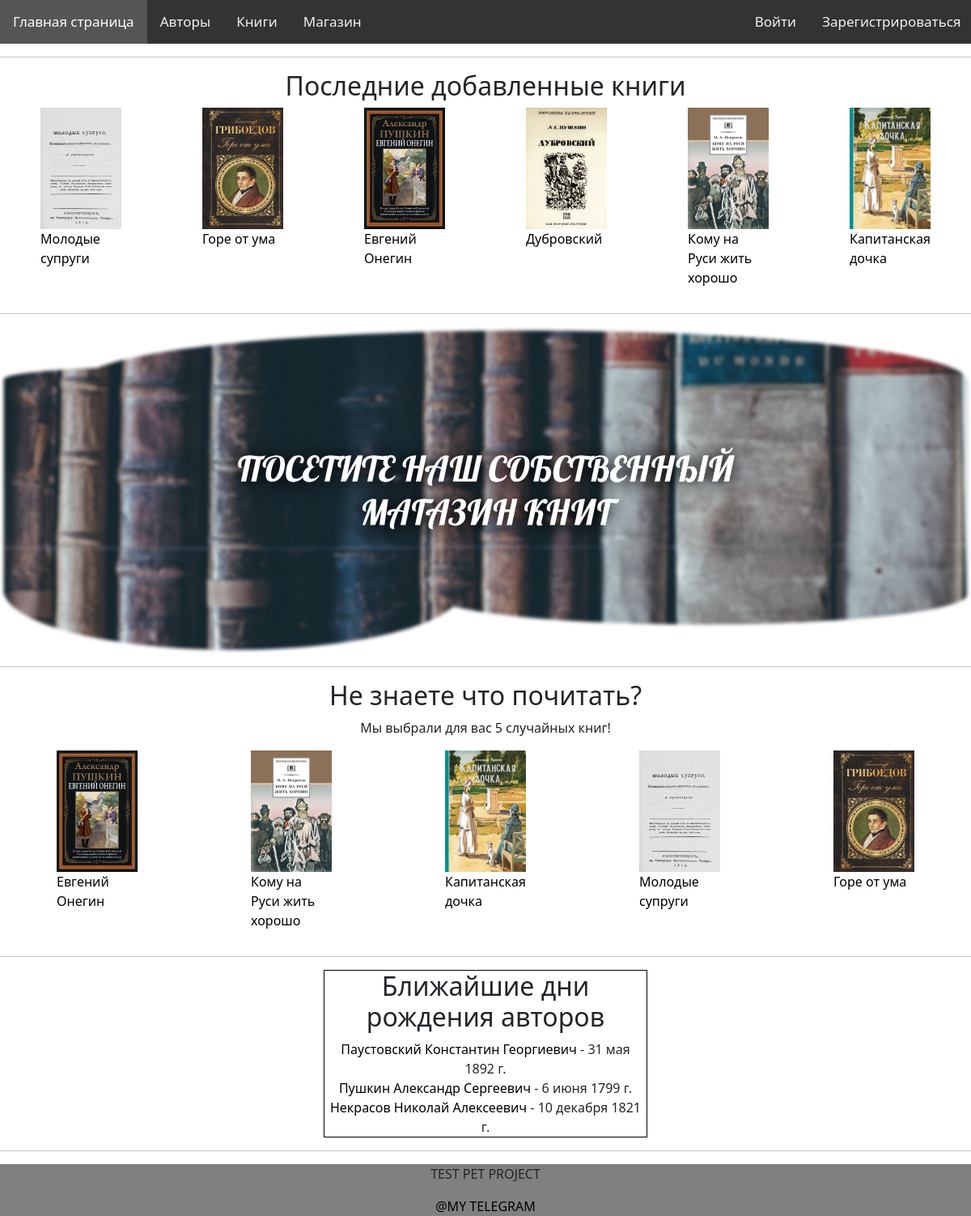
The page / on the database its author committed.
### book/models.py (models this page shows, shortened)
class Book(models.Model):
    title = models.CharField(max_length=255)
    description = models.TextField()
    preview_image = models.ImageField(upload_to="static/images")
    text = models.TextField()
    century = models.IntegerField(default=20)
    creation_year = models.IntegerField()
    author = models.ForeignKey(Author, on_delete=models.SET_NULL, null=True, related_name="books")
    genre = models.ForeignKey(Genre, on_delete=models.SET_NULL, null=True)
    slug = models.SlugField(max_length=255, unique=True)
    popular_book = models.BooleanField(default=False)

class Author(models.Model):
    name = models.CharField(max_length=255)
    age = models.IntegerField()
    short_description = models.TextField(default='asd')
    biography = models.TextField(default='asd')
    date_of_birth = models.DateField(default=date.today)
    date_of_death = models.IntegerField()
    slug = models.SlugField(max_length=255, unique=True)
    photo = models.ImageField(upload_to="static/images")

### book/views.py (the view)
# urls.py: path('', MainView.as_view(), name='main_page'),
class MainView(View):
    def get(self, request):
        today = date.today()
        authors = Author.objects.filter(
            date_of_birth__month__gte=today.month,
            date_of_birth__year__lte=today.year,
        ).order_by("date_of_birth__month")[:5]
        books = Book.objects.all().order_by("-id")[:7]
        random_books = Book.objects.all().order_by("?")[:5]
        context = {
            'authors': authors,
            'books': books,
            'random_books': random_books,
        }
        return render(request, 'index.html', context)

### book/templates/index.html (shortened to what this page needs)
{% extends 'base.html' %}
{% block content %}
<div class="main-page">
    <hr>
    <div class="main-page-item">
        <div class="first-container">
            <div class="latest-books">
                <div class="title">
                    <h2>Последние добавленные книги</h2>
                </div>
                <div class="latest-books-all">
                    {% for book in books %}
                        <div class="latest-book">
                            <a href="{% url 'book_page' book.slug %}">
                                <img src="{{ book.preview_image.url }}" width="100" height="150" style="max-width: 100%">
                                <p>{{ book.title }}</p>
                            </a>
                        </div>
                    {% endfor %}
                </div>
            </div>
        </div>
        <hr>
        <a href="{% url 'shop_page' %}"><img src="static/images/for-pages/Untitled.svg" alt="" width="2258" style="max-width: 100%; max-height: 500px;"></a>
        <hr>
        <div class="second-container">
            <div class="random-books">
                <div class="title">
                    <h2>Не знаете что почитать?</h2>
                    <p>Мы выбрали для вас 5 случайных книг!</p>
                </div>
                <div class="random-books-all">
                    {% for book in random_books %}
                        <div class="random-book">
                            <a href="{% url 'book_page' book.slug %}">
                                <img src="{{ book.preview_image.url }}" width="100" height="150" style="max-width: 100%">
                                <p>{{ book.title }}</p>
                            </a>
                        </div>
                    {% endfor %}
                </div>
            </div>
        </div>
        <hr>
        <div class="third-container">
            <div class="closest-birthdays">
                <h2>Ближайшие дни рождения авторов</h2>
                {% for author in authors %}
                    <a href="{% url 'author_page' author.slug %}">{{ author.name }}</a> - {{ author.date_of_birth }}<br>
                {% endfor %}
            </div>
        </div>
        <hr>
    </div>
</div>
{% endblock %}

### static/css/main.css (style rules this page uses)
* { padding: 0; margin: 0; }
a { color: black; text-decoration: none; }
.title { text-align: center; }
.main-page-item { display: flex; flex-wrap: wrap; flex-direction: column; }
.latest-books { display: flex; flex-direction: column; }
.latest-books-all { display: flex; flex-wrap: wrap; justify-content: space-around; }
.latest-book { max-width: 100px; display: flex; flex-direction: column; }
.third-container { display: flex; justify-content: center; }
.random-books { display: flex; flex-direction: column; }
.random-books-all { display: flex; flex-wrap: wrap; justify-content: space-around; }
.random-book { max-width: 100px; display: flex; flex-direction: column; }
.closest-birthdays { max-width: 400px; border: 1px solid black; text-align: center; }

### rows shown on the page
Book: preview_image (picture), title "Молодые супруги"
Book: preview_image (picture), title "Горе от ума"
Book: preview_image (picture), title "Евгений Онегин"
Book: preview_image (picture), title "Дубровский"
Book: preview_image (picture), title "Кому на Руси жить хорошо"
Book: preview_image (picture), title "Капитанская дочка"
Author: name "Паустовский Константин Георгиевич", date_of_birth "31 мая 1892 г."
Author: name "Пушкин Александр Сергеевич", date_of_birth "6 июня 1799 г."
Author: name "Некрасов Николай Алексеевич", date_of_birth "10 декабря 1821 г."
